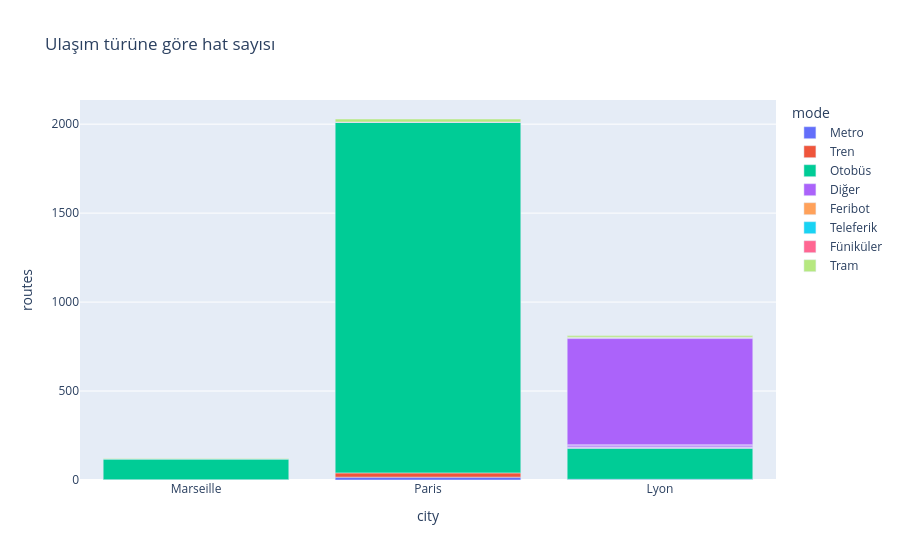

The notebook cell this image was saved under:
### Code cell
types = {"0": "Tram", "1": "Metro", "2": "Tren", "3": "Otobüs", "4": "Feribot", "6": "Teleferik", "7": "Füniküler"}
df = con.sql("SELECT upper(city[1]) || city[2:] AS city, route_type, COUNT(*) AS routes FROM gtfs_routes GROUP BY 1, 2").df()
df["mode"] = df["route_type"].map(types).fillna("Diğer")
px.bar(df, x="city", y="routes", color="mode", title="Ulaşım türüne göre hat sayısı")

### Figure 1 — Plotly figure (JSON) as saved in the notebook; plotly's stock layout.template omitted (floating-point values rounded to 4 significant figures)
{"data": [{"hovertemplate": "mode=Metro<br>city=%{x}<br>routes=%{y}<extra></extra>", "legendgroup": "Metro", "marker": {"color": "#636efa", "pattern": {"shape": ""}}, "name": "Metro", "orientation": "v", "showlegend": true, "textposition": "auto", "type": "bar", "x": ["Marseille", "Paris", "Lyon"], "xaxis": "x", "y": [2, 16, 4], "yaxis": "y"}, {"hovertemplate": "mode=Tren<br>city=%{x}<br>routes=%{y}<extra></extra>", "legendgroup": "Tren", "marker": {"color": "#EF553B", "pattern": {"shape": ""}}, "name": "Tren", "orientation": "v", "showlegend": true, "textposition": "auto", "type": "bar", "x": ["Paris"], "xaxis": "x", "y": [24], "yaxis": "y"}, {"hovertemplate": "mode=Otobüs<br>city=%{x}<br>routes=%{y}<extra></extra>", "legendgroup": "Otobüs", "marker": {"color": "#00cc96", "pattern": {"shape": ""}}, "name": "Otobüs", "orientation": "v", "showlegend": true, "textposition": "auto", "type": "bar", "x": ["Lyon", "Marseille", "Paris"], "xaxis": "x", "y": [174, 116, 1970], "yaxis": "y"}, {"hovertemplate": "mode=Diğer<br>city=%{x}<br>routes=%{y}<extra></extra>", "legendgroup": "Diğer", "marker": {"color": "#ab63fa", "pattern": {"shape": ""}}, "name": "Diğer", "orientation": "v", "showlegend": true, "textposition": "auto", "type": "bar", "x": ["Lyon", "Lyon", "Lyon", "Lyon", "Lyon", "Lyon"], "xaxis": "x", "y": [4, 2, 8, 6, 597, 5], "yaxis": "y"}, {"hovertemplate": "mode=Feribot<br>city=%{x}<br>routes=%{y}<extra></extra>", "legendgroup": "Feribot", "marker": {"color": "#FFA15A", "pattern": {"shape": ""}}, "name": "Feribot", "orientation": "v", "showlegend": true, "textposition": "auto", "type": "bar", "x": ["Lyon", "Marseille"], "xaxis": "x", "y": [1, 1], "yaxis": "y"}, {"hovertemplate": "mode=Teleferik<br>city=%{x}<br>routes=%{y}<extra></extra>", "legendgroup": "Teleferik", "marker": {"color": "#19d3f3", "pattern": {"shape": ""}}, "name": "Teleferik", "orientation": "v", "showlegend": true, "textposition": "auto", "type": "bar", "x": ["Paris"], "xaxis": "x", "y": [1], "yaxis": "y"}, {"hovertemplate": "mode=Füniküler<br>city=%{x}<br>routes=%{y}<extra></extra>", "legendgroup": "Füniküler", "marker": {"color": "#FF6692", "pattern": {"shape": ""}}, "name": "Füniküler", "orientation": "v", "showlegend": true, "textposition": "auto", "type": "bar", "x": ["Paris", "Lyon"], "xaxis": "x", "y": [1, 2], "yaxis": "y"}, {"hovertemplate": "mode=Tram<br>city=%{x}<br>routes=%{y}<extra></extra>", "legendgroup": "Tram", "marker": {"color": "#B6E880", "pattern": {"shape": ""}}, "name": "Tram", "orientation": "v", "showlegend": true, "textposition": "auto", "type": "bar", "x": ["Marseille", "Paris", "Lyon"], "xaxis": "x", "y": [3, 17, 9], "yaxis": "y"}], "layout": {"barmode": "relative", "legend": {"title": {"text": "mode"}, "tracegroupgap": 0}, "title": {"text": "Ulaşım türüne göre hat sayısı"}, "xaxis": {"anchor": "y", "domain": [0, 1], "title": {"text": "city"}}, "yaxis": {"anchor": "x", "domain": [0, 1], "title": {"text": "routes"}}}}
